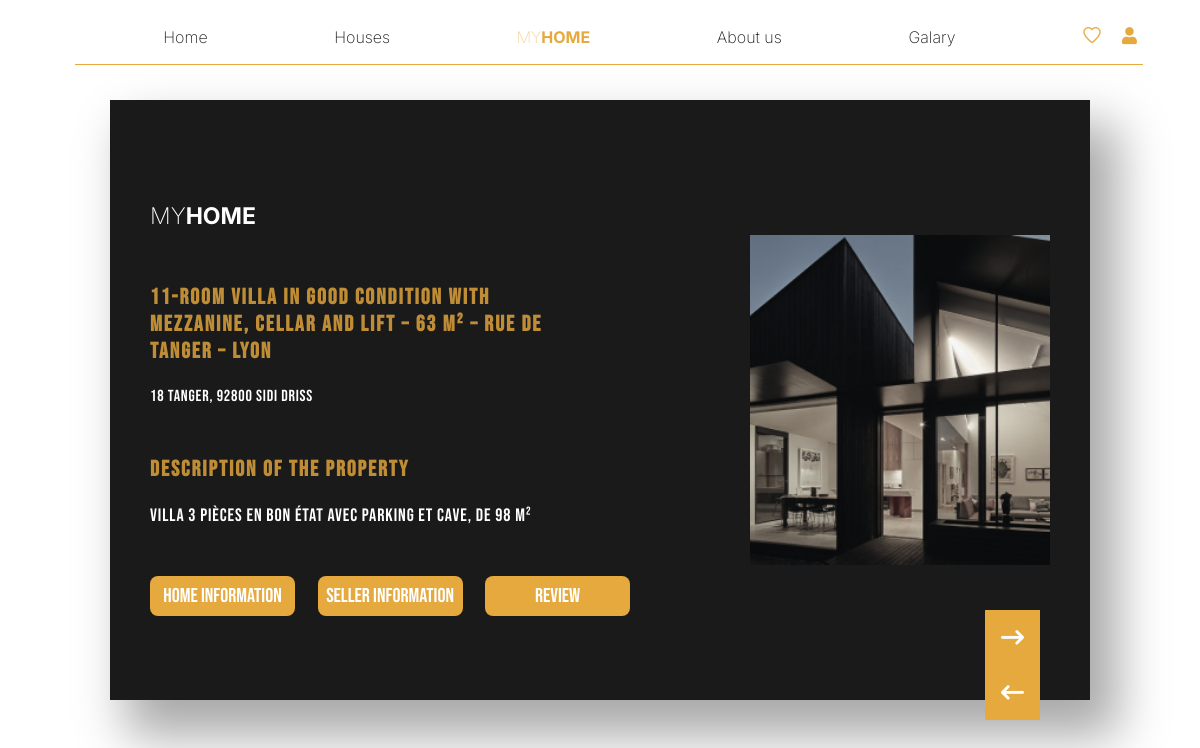
The page /detail.php?id_house=3 on the database its author committed.
### tables this page shows
CREATE TABLE `galary` (
  `ID_image` int(5) NOT NULL,
  `ID_house` int(5) DEFAULT NULL,
  `image` varchar(254) NOT NULL
);

CREATE TABLE `house` (
  `ID_house` int(5) NOT NULL,
  `ID_catégorie` int(5) DEFAULT NULL,
  `profile_pic` varchar(254) DEFAULT NULL,
  `adress` varchar(254) DEFAULT NULL,
  `price` decimal(3,0) DEFAULT NULL,
  `description` varchar(254) DEFAULT NULL,
  `title` varchar(255) NOT NULL
);

### detail.php (the view, shortened to what this page needs)
<!DOCTYPE html>
<html lang="en">
<head>
    <link rel="stylesheet" href="nav_footer/style_nav.css">
    <link rel="stylesheet" href="detail.css">
</head>
<body>
    <?php include "connexion.php"?>
    <?php
        if(isset($_REQUEST['id_house'])){
            $id = $_REQUEST['id_house'];
            $select = "SELECT * FROM house H INNER JOIN galary G ON H.ID_house = G.ID_house WHERE H.ID_house = $id";
            $data = mysqli_query($conn, $select);
        }
    ?>
<nav>
        <div>
            <a href="home.php">Home</a>
            <a href="houses.php">Houses</a>
            <a id="logo" href="">MY<span>HOME</span></a>
            <a href="home.php#about_us">About us</a>
            <a href="galary.php">Galary</a>
            <div>
                <a href="favoris.php" id="favourit"><img src="images/Favorite.png"></a>
                <?php if(!isset($_SESSION["id_user"]) || $_SESSION["id_user"]==""){ ?>
                         <a href="sign_up.php"><img src="images/user.png"></a>
                    <?php } else{ ?>
                         <a href="logout.php"><i class="fa-solid fa-arrow-right-from-bracket"></i></a>
                    <?php } ?>
            </div>
        </div>
        <section></section>
     </nav>
    <main>
        <div id="border_div">
            <div id="container">
                    <?php
                    $rows = array();
                        while($row = mysqli_fetch_assoc($data)){
                            $rows [] = $row;
                        }
                            echo'
                            <div class="child_container">
                                <a href="home.php"><h1>MY<span>HOME</span></a>
                                <h3 class="title_detail">'.$rows[0]["title"].'</h3>
                                <p>'.$rows[0]["adress"].'</p>
                                <h3>Description of the property</h3>
                                <p class="para">'.$rows[0]["description"].'</p>
                                <button>home information</button>
                                <a href="Sellerdetail.php?id_house='.$rows[0]["ID_house"].'"><button class="btn_detail">Seller Information</button></a>
                                <a href="review.php?id_house='.$rows[0]["ID_house"].'"><button class="btn_detail">review</button></a>
                            </div>
                            <div class="img_detail">
                                <img src="images/'.$rows[0]["image"].'">
                                <div id="img_aside">';
                            echo '</div>
                            </div>
                            <div id="icon_div">
                                <a href="houses.php#sales_houses"><i class="fa-solid fa-arrow-right-long"></i></a>
                                <a href="home.php"><i class="fa-solid fa-arrow-left-long"></i></a>
                            </div>
                            ';
                    ?>
            </div>
        </div>
    </main>
</body>
</html>

### nav_footer/style_nav.css (style rules this page uses)
body { margin: 0px; padding: 0px; }
nav > div { display: flex; align-items: center; justify-content: space-around ; padding-left: 100px; }
nav { display: flex; flex-direction: column; position: absolute; z-index: 10; width: 100%; font-family: 'Inter', sans-serif; padding-top: 25px; padding-bottom: 20px; }
nav a { text-decoration: none; color: white; font-family: 'Inter', sans-serif; font-weight: 200; }
#logo { color: #E6A93E; font-weight: lighter; }
nav a span { font-weight: bold; }
#favourit { margin-right: 15px; }
section { width: 89%; margin-left: 75px; margin-top: 15px; height: 1px; background-color: #E6A93E; }

### detail.css (style rules this page uses)
body { margin: 0; padding: 0; display: flex; flex-direction: column; }
#border_div { display: flex; width: 100%; justify-content: center; }
#container { position: relative; display: flex; align-items: center; justify-content: space-between; background-color: #1A1A1A; color: white; width: 75%; font-family: 'Bebas Neue'; margin-top: 100px; height: 600px; padding: 0 40px; box-shadow: 22px 30px 46px 6px rgba(0, 0, 0, 0.34); }
.child_container button { border: none; margin: 0; background-color: #E6A93E; color: white; font-family: 'Bebas Neue'; width: 145px; height: 40px; font-size: 20px; cursor: pointer; margin-top: 50px; margin-bottom: 10px; }
.child_container h3 { color: rgba(230, 169, 62, 0.81); font-size: 22px; width: 70%; margin-top: 50px; letter-spacing: 0.09em; }
.child_container a { text-decoration: none; color: white; font-family: 'Inter', sans-serif; font-size: 23px; font-weight: 200; margin: 0; }
.child_container a span { font-weight: bold; }
.child_container p { letter-spacing: 0.05em; }
.title_detail { width: 70%; }
.para { margin: 0; width: 70%; font-size: 18px; }
.img_detail img { height: 330px; width: 300px; object-fit: cover; }
#container button { border-radius: 8px; }
#container .btn_detail { margin-left: 20px; }
.img_detail { display: flex; }
#icon_div { width: 55px; height: 110px; background-color: #E6A93E; position: absolute; bottom: -20px; right: 50px; }
#icon_div a { text-decoration: none; color: white; font-size: 23px; display: flex; justify-content: center; height: 50%; align-items: center; }
body { margin: 0px; padding: 0px; }
nav > div { display: flex; align-items: center; justify-content: space-around ; padding-left: 100px; }
nav { display: flex; flex-direction: column; position: absolute; z-index: 10; width: 100%; font-family: 'Inter', sans-serif; padding-top: 25px; padding-bottom: 20px; }
nav a { text-decoration: none; color: #1A1A1A; font-family: 'Inter', sans-serif; font-weight: 200; }
#logo { color: #E6A93E; font-weight: lighter; }
nav a span { font-weight: bold; }
#favourit { margin-right: 15px; }
section { width: 89%; margin-left: 75px; margin-top: 15px; height: 1px; background-color: #E6A93E; }

### rows shown on the page
galary: ID_house.title "11-room villa in good condition with mezzanine, cellar and lift – 63 m² – Rue de tanger – Lyon", ID_house.adress "18 tanger, 92800 sidi driss", ID_house.description "villa 3 pièces en bon état avec parking et cave, de 98 m²", image (picture)
